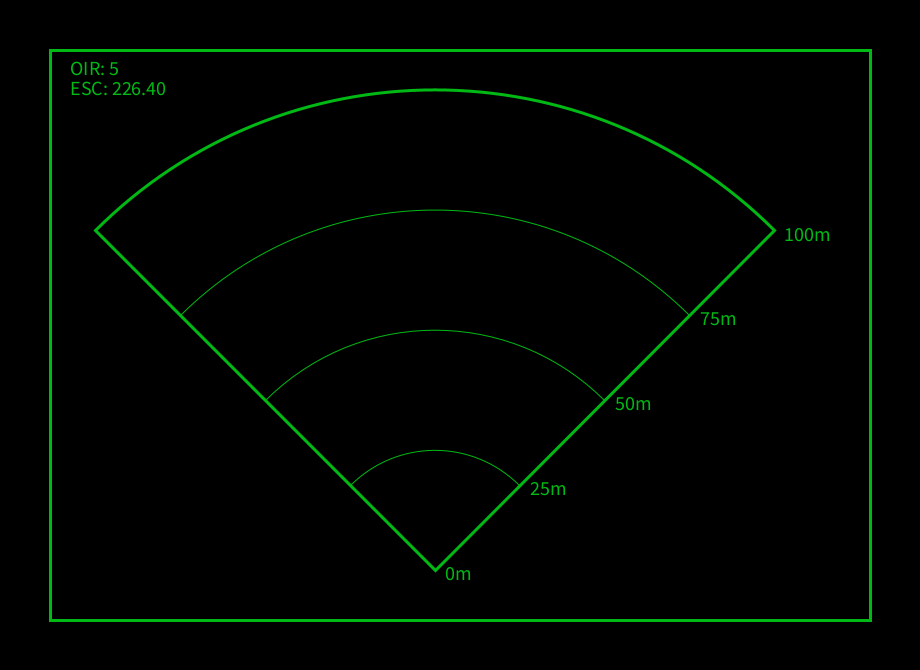
Frame 1 (no input)
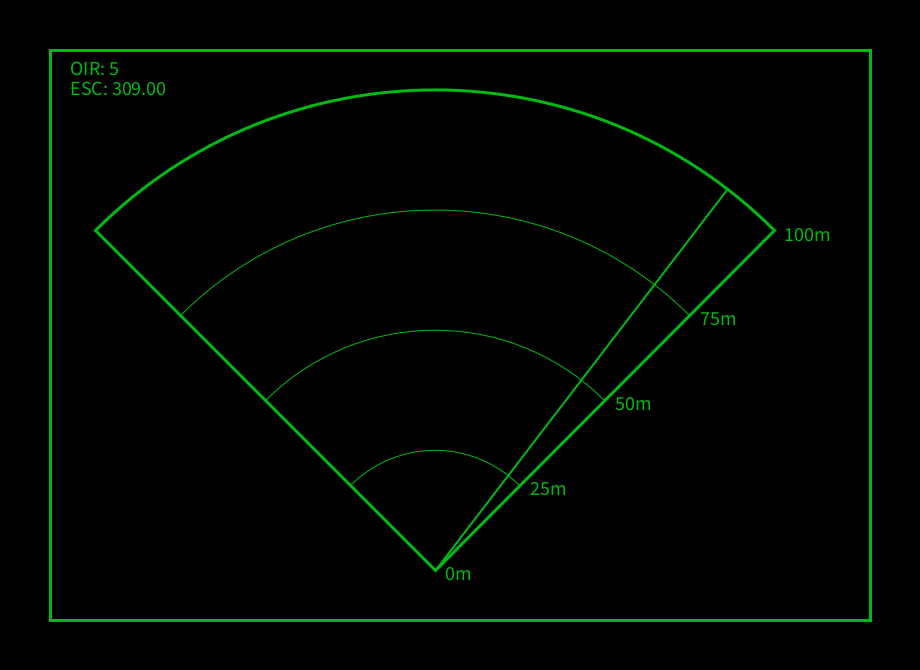
Frame 60 (the mouse pressed at the canvas centre just before this capture)
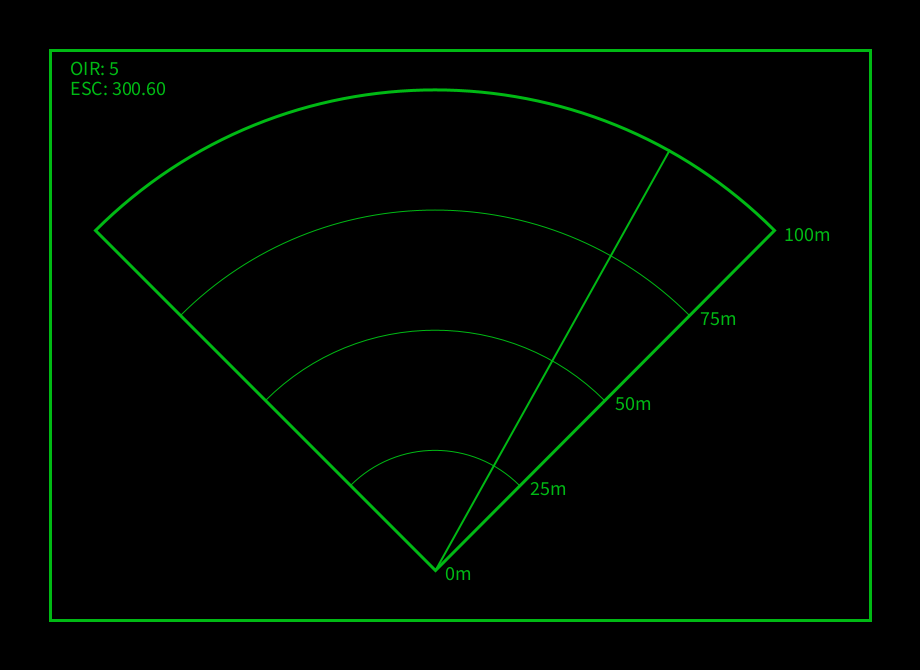
Frame 120 (the mouse held since frame 60 and released just before this capture)

The Processing sketch that drew these frames (run headless with seeded random() and noise(); from frame 60 on, the mouse is pressed at the canvas centre):

// Processing sketch: RadarAnimation
// ── RadarAnimation.pde

ArrayList<Point> objects = new ArrayList<Point>();
Radar radar;

void setup() {

  size(920,670);
  
  //Generates a few objects
  for (int i = 0; i < 6;i++) {
    objects.add(new Point(0,i*25));
  }
  
  objects.add(new Point(0,30,0,0.1));
  
  radar = new Radar(50,50,width-150,height-150);
  
  frameRate(60);
  radar.updateRadar(objects);
  
}

void draw() {
  
  background(0);
  for (Point p : objects) {
    p.update();}
  radar.updateRadar(objects);
  radar.drawRadar();

}
// ── Graphics.pde

class Radar {

  private color lineColor = color(0,185,20);
  private int radious;
  private float xCorner,yCorner, xPos, yPos,h,w;
  private ArrayList<RadarPoint> list = new ArrayList<RadarPoint>();
  
  //Drawing options
  private int radarStrips = 4; // Always add 1
  private double radarLineIncrease = 1.4;
  
  //Drawing animation variables
  private int initialDegree = 45+180;
  private int finalDegree = 135+180;
  private float radarPosition = initialDegree;
  
  //In world variables
  protected PVector position = new PVector(0,0);
  protected int distance = 100; 
  
  Radar(int xPos, int yPos, int w, int h) {
  
  this.xPos = xPos;
  this.yPos = yPos;
  this.h = h;
  this.w = w;
  xCorner = xPos + (w / 2);
  yCorner = yPos + h;
  radious = h*2 - 80;
  
  }
  
public void updateRadar(ArrayList<Point> objects) {
  list.clear();
  for(Point obj : objects) {
    //Variables to do calculations
    PVector p = new PVector(obj.getPos().x - position.x,obj.getPos().y - position.x);
    float d = dist(position.x,position.y,obj.getPos().x,obj.getPos().y);
    float angle = PVector.angleBetween(new PVector(1,0),p);
    //println(String.format("Object with coords: %.3f %.3f has an angle to radar of: %f at a distance of %.3f",obj.getPos().x,obj.getPos().y,degrees(angle),d));
    //println(String.format("%b %b %b",d <= distance,angle >= radians(initialDegree),angle <= radians(finalDegree)));
    if (d <= distance && angle >= radians(initialDegree-180) && angle <= radians(finalDegree-180)) { //If it is near enought
      //Translate it to graphic coordiantes inside radar
      float r = map(d,0,distance,0,radious/2);
      float newX = r*cos(angle) + xCorner;
      float newY = -r*sin(angle) + yCorner;
      list.add(new RadarPoint(newX,newY));
    }
  }
}

private boolean isInSigth(Point obj) {
  PVector p = new PVector(obj.getPos().x - position.x,obj.getPos().y - position.x);
  float angle = PVector.angleBetween(new PVector(1,0),p);
  float d = dist(position.x,position.y,obj.getPos().x,obj.getPos().y);
  if (d <= distance && angle > radians(initialDegree) && angle < radians(finalDegree)) {
    return true;}
  return false;
}
  
public void drawRadar() {
  
  //Draw the main frame
  noFill();
  stroke(lineColor);
  strokeWeight(3);
  textSize(20);
  rect(xPos,yPos,xPos+w,yPos+h);
  arc(xCorner,yCorner,radious,radious,radians(initialDegree),radians(finalDegree),PIE);
  strokeWeight(1);
  for(int i = 0; i <= radarStrips;i++) {
    int section = radious / radarStrips;
    noFill();
    arc(xCorner,yCorner,section*i,section*i,radians(initialDegree),radians(finalDegree));
    fill(lineColor);
    text(str(i*distance/radarStrips)+"m",section/2*i*cos(radians(finalDegree))+xCorner+10,section/2*i*sin(radians(finalDegree))+yCorner+10);}
  //Radar line;
  strokeWeight(2);
  line(radious/2*cos(radians(radarPosition))+xCorner,radious/2*sin(radians(radarPosition))+yCorner,xCorner,yCorner);
  if (radarPosition < finalDegree) {
    radarPosition += radarLineIncrease;}
  else {
    radarPosition = initialDegree;}
    //updateRadar();}
  //Draw the objects
  for(RadarPoint rp : list) {
    PVector l = new PVector(cos(radians(radarPosition)),sin(radians(radarPosition)));
    PVector p = new PVector(-xCorner + rp.x,-yCorner + rp.y);
    if (degrees(PVector.angleBetween(l,p)) < 2) { //If its in position 
       rp.makeVisible();} //Make it visible
    rp.update();
    }
  //Draw the text
  fill(lineColor);
  text(String.format("OIR: %d",list.size()),xPos+20,yPos+25);
  text(String.format("ESC: %.2f",radarPosition),xPos+20,yPos+45);
}

}

class RadarPoint {

  //Drawing settings
  private color pointColor = color(0,185,20);
  private int initialResonance = 100;
  private float decreaseFactor = 0.00005;
  //Internal variables
  private int resonance = 0;
  public float x, y;
  
  RadarPoint(float x, float y) {
    this.x = x;
    this.y = y;
  }
  
  void update() {
    if (resonance > 0) {
      resonance -= decreaseFactor;
      stroke(pointColor,map(resonance,0,100,0,255));
      strokeWeight(10);
      point(x,y);}
  }
  void makeVisible() {
    resonance = initialResonance;
  }

}
// ── Object.pde
/**
* This class is a demo to use the radar
*/

class Point {
  private PVector position = new PVector(0,0);
  private PVector velocity = new PVector(0,0);
  
  public Point(float x, float y) {
    this.position = new PVector(x, y);
  }
  
  public Point(float x, float y, float vx, float vy) {
    this.position = new PVector(x, y);
    this.velocity = new PVector(vx, vy);
  }
  
  public void setPos(float x, float y) {
    position.x = x;
    position.x = y;
  }
  
  public void setVel(float x, float y) {
    velocity.x = x;
    velocity.x = y;
  }
  
  public PVector getPos() {return position;}
  public PVector getVel() {return velocity;}
  
  public void update() {
    position.x += velocity.x;
    position.y += velocity.y;
  }
}
